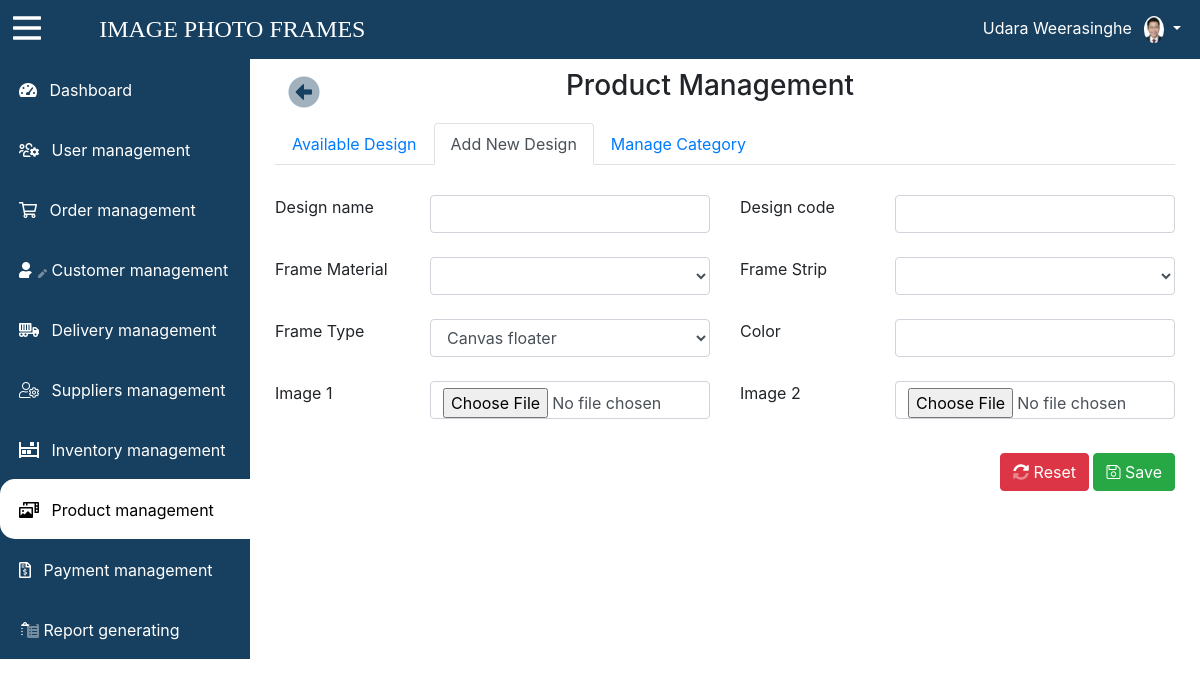
The page /app/view/add-design.php (signed in) on the database its author committed.
### tables this page shows
CREATE TABLE `module` (
  `module_id` int(11) NOT NULL,
  `module_name` varchar(30) NOT NULL,
  `module_class` text NOT NULL,
  `module_url` text NOT NULL
);

### app/model/module-model.php (called while the page is built, shortened)
<?php
class Module{
    public function  getAllModules(){
        $con=$GLOBALS['con'];
        $sql="SELECT * FROM module";
        $results = $con->query($sql);
        return $results;
    }
}

### app/model/product-model.php (called while the page is built, shortened)
<?php
class Product{
    public function  getAllSubCategory(){
        $con=$GLOBALS['con'];
        $sql="SELECT * FROM sub_category";
        $results = $con->query($sql) or die($con->error);
        return $results;
    }
}

### app/view/add-design.php (the view, shortened to what this page needs)
<html>
    <head>
        <link type="text/css" rel="stylesheet" href="../../bootstrap/css/bootstrap.css">
        <link rel="stylesheet" href="../../fontawesome-pro-5.13.0-web/css/all.css">
        <link type="text/css" rel="stylesheet" href="../../css/style.css">
        <?php
            include '../model/module-model.php';
            $moduleObj = new Module();
            $moduleResult=$moduleObj->getAllModules();
            include '../model/product-model.php';
            $productObj=new Product();
            $sub_category=$productObj->getAllSubCategory();
        ?>
    </head>
    <body>
        <?php include 'dashboard-header.php'; ?>
        <div style="flex-wrap: wrap; display: flex;">
            <div id="sidemenu" class="sidemenu">
                <a href="dashboard.php" style="text-decoration: none;">
                    <div class="module module">
                        <i class="fas fa-tachometer-alt-fast">&nbsp;&nbsp;</i>
                         <span class="module-name">Dashboard</span>
                    </div>
                </a>
                <?php
                 while ($row=$moduleResult->fetch_assoc()){
                                  ?>
                <a href="<?php echo $row["module_url"]; ?>" style="text-decoration: none;">
                    <div class="module <?php
                            if($row["module_id"]=='7'){
                                echo 'module-active';
                            }
                            ?>">
                        <i class="<?php echo $row["module_class"]; ?> ">&nbsp;&nbsp;</i>
                         <span class="module-name"> <?php echo $row["module_name"];?> </span>
                    </div>
                </a>
                 <?php }?>
            </div>
            <div class="dashbord-body" id="dashbord-body" style="flex: 70%; height: 800px; padding: 10px;">
                <div class="row container-fluid">
                    <div class="col-sm-2">
                        <button class="btn" onclick="history.go(-1);"><i style="color: #173F5F;" class="fad fa-arrow-alt-circle-left fa-2x"></i></button>
                    </div>
                    <div class="col-sm-8">
                         <h3 style="text-align: center; margin-bottom: 20px;">Product Management</h3>
                    </div>
                    <div class="col-sm-2"></div>
                </div>
                <div class="row" style="margin: 0px;">
                    <div class="col-md-12">
                        <ul class="nav nav-tabs">
                          <li class="nav-item">
                              <a class="nav-link" href="product.php">Available Design</a>
                          </li>
                          <li class="nav-item">
                              <a class="nav-link  active" href="add-design.php">Add New Design</a>
                          </li>
                          <li class="nav-item">
                              <a class="nav-link" href="category.php">Manage Category</a>
                          </li>
                        </ul>
                    </div>
                </div>
                <div class="container">
                    <form id="addDesign" class="needs-validation" enctype="multipart/form-data"  method="post" style="padding-top: 30px;" action="../controller/product-controller.php?status=addDesign" novalidate>
                            <div class="row">
                                <div class="col-md-2">
                                    <label>Design name</label>
                                </div>
                                <div class="col-md-4">
                                    <input type="text" id="dNanme" name="dNanme" class="form-control">
                                </div>
                                <div class="col-md-2">
                                    <label>Design code</label>
                                </div>
                                <div class="col-md-4 mb-4">
                                    <input type="text" id="dCode" name="dCode" class="form-control">
                                </div>
                            </div>
                            <div class="row">
                                <div class="col-md-2">
                                    <label>Frame Material</label>
                                </div>
                                <div class="col-md-4">
                                    <select name="material" id="material" class="form-control">
                                        <option></option>
                                        <option value="CAT00001">Metal</option>
                                    </select>
                                </div>
                                <div class="col-md-2">
                                    <label>Frame Strip</label>
                                </div>
                                <div class="col-md-4 mb-4">
                                    <select name="fStrip" id="fStrip" class="form-control">
                                    </select>
                                </div>
                            </div>
                            <div class="row">
                                <div class="col-md-2">
                                    <label>Frame Type</label>
                                </div>
                                <div class="col-md-4">
                                    <select name="frameType" id="frameType" class="form-control">
                                        <?php
                                        while ($prow=$sub_category->fetch_assoc()){
                                            ?>
                                        <option value="<?php echo $prow['sub_cat_id'] ?>"><?php echo $prow['sub_cat_name'] ?></option>
                                        <?php } ?>
                                    </select>
                                </div>
                                <div class="col-md-2">
                                    <label>Color</label>
                                </div>
                                <div class="col-md-4 mb-4">
                                    <div class="row">
                                        <div class="col-md-12">
                                            <input type="text" name="color" id="color" class="form-control">
                                        </div>
                                    </div>
                                </div>
                            </div>
                            <div class="row">
                                <div class="col-md-2">
                                    <label>Image 1</label>
                                </div>
                                <div class="col-md-4">
                                    <input type="file" id="img1" name="img1" onchange="readURL1(this)" class="form-control">
                                </div>
                                    <div class="col-md-2">
                                        <label>Image 2</label>
                                    </div>
                                    <div class="col-md-4">
                                        <input type="file" id="img2" name="img2" onchange="readURL2(this)" class="form-control">
                                </div>
                            </div>
                            <div class="row"><div class="col-md-12">&nbsp;</div></div>
                            <div class="row">
                                <div class="col-md-12" style="text-align: right">
                                    <button type="reset" class="btn btn-danger"><i class="fad fa-sync-alt"></i>&nbsp;Reset</button>
                                    <button type="submit" class="btn btn-success"><i class="fal fa-save"></i>&nbsp;Save</button>
                                </div>
                            </div>
                </form>
                </div>
            </div>
        </div>
    </body>
</html>

### css/style.css (style rules this page uses)
.sidemenu { width: 250px; background-color: #173F5F; padding-bottom: 20px; height: 600px;; position: fixed; top: 59px; z-index: 1; overflow: scroll; }
.dashbord-body { width:calc(100% - 250px); height: 100vh; position: absolute; top: 59px; right: 0; padding: 10px 10px 10px 10px; }
.module { padding: 19px; border-radius: 15px 0 0 15px; color: white; height: 60px; }
.module-active { background-color: white; color: black; }

### rows shown on the page
module: module_name "User management"
module: module_name "Order management"
module: module_name "Customer management"
module: module_name "Delivery management"
module: module_name "Suppliers management"
module: module_name "Inventory management"
module: module_name "Product management"
module: module_name "Payment management"
module: module_name "Report generating"

### other values the page prints
form field frameType "Canvas floater"
